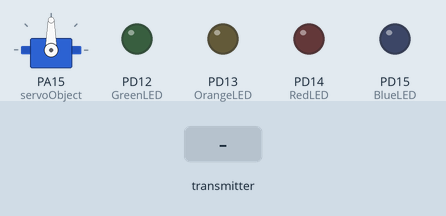
This sketch was run on a simulated STM32 Blue Pill. Parts: servo, output pins drawn as LEDs (lit = HIGH). The inputs (shaded band) are chosen by the test bench. No radio packets arrive unless stated; what the sketch prints to the serial monitor is not drawn.

Above: at 1.2 s.
1.3 s: the transmitter starts sending dataRx.0 = 0
At 1.7 s:
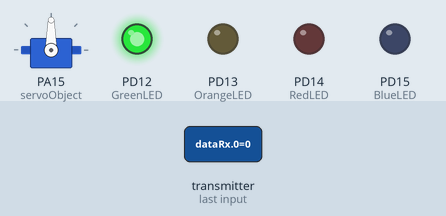
Timing chart, 0 to 4.3 s (numbered marks = the images above; inputs shaded):
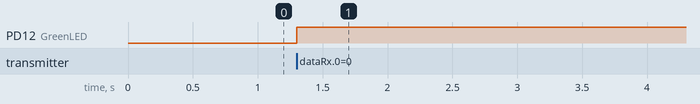

Measured:
- after the input at 1.3 s, PD12 (GreenLED): LOW → HIGH at once

The sketch:

nRF24L01_Test_stmreceive.ino
```cpp
#include <Servo.h>
#include "Arduino.h"
#include <SPI.h>
#include <RF24.h>
#include <nRF24L01.h>

#define KEY1 0
#define KEY2 0

// This is just the way the RF24 library works:
// Hardware configuration: Set up nRF24L01 radio on SPI bus (pins 10, 11, 12, 13) plus pins 7 & 8
RF24 radio(PD2,PD1);

byte addresses[][6] = {"1Node", "2Node"};

int dataRx[]={KEY1,KEY2};
int verilerim[]={KEY1, KEY2};
int servoValue,ledValue;
int values[2];

Servo servoObject;

#define RedLED PD14
#define BlueLED PD15
#define GreenLED PD12
#define OrangeLED PD13

// -----------------------------------------------------------------------------
// SETUP   SETUP   SETUP   SETUP   SETUP   SETUP   SETUP   SETUP   SETUP
// -----------------------------------------------------------------------------
void setup() {
  Serial.begin(9600);
  Serial.println("THIS IS THE RECEIVER CODE - YOU NEED THE OTHER ARDUINO TO TRANSMIT");

  pinMode(BlueLED,OUTPUT);
  pinMode(RedLED,OUTPUT);
  pinMode(OrangeLED,OUTPUT);
  pinMode(GreenLED,OUTPUT);
  servoObject.attach(PA15);

  // Initiate the radio object
  radio.begin();

  // Set the transmit power to lowest available to prevent power supply related issues
  radio.setPALevel(RF24_PA_MIN);

  // Set the speed of the transmission to the quickest available
  radio.setDataRate(RF24_2MBPS);

  // Use a channel unlikely to be used by Wifi, Microwave ovens etc
  radio.setChannel(124);

  // Open a writing and reading pipe on each radio, with opposite addresses
  radio.openWritingPipe(addresses[0]);
  radio.openReadingPipe(1, addresses[1]);

  // Start the radio listening for data

  radio.startListening();
}

// -----------------------------------------------------------------------------
// We are LISTENING on this device only (although we do transmit a response)
// -----------------------------------------------------------------------------
void loop()
{
   // Is there any data for us to get?
      if ( radio.available()) {

      //OrangeLED indicates that radio.available
      digitalWrite(GreenLED,HIGH);
      digitalWrite(BlueLED,LOW);
      digitalWrite(OrangeLED,LOW);

      while(radio.available()){
      radio.read( &dataRx, sizeof(dataRx));

      ledValue=dataRx[0];
      servoValue=dataRx[1];


      values[0]=ledValue;
      values[1]=servoValue;


      radio.stopListening();
      radio.write( &values, sizeof(values));


      radio.startListening();


      }


   }


}

/*
      //led
        if((values[0]>=130)){
        digitalWrite(BlueLED,HIGH);
      }
      else if(values[0]<=120){

        digitalWrite(OrangeLED,HIGH);
      }
      else
      {
        digitalWrite(BlueLED,LOW);
        digitalWrite(OrangeLED,LOW);
      }

      //servo
      servoObject.write(servoValue);*/
```
